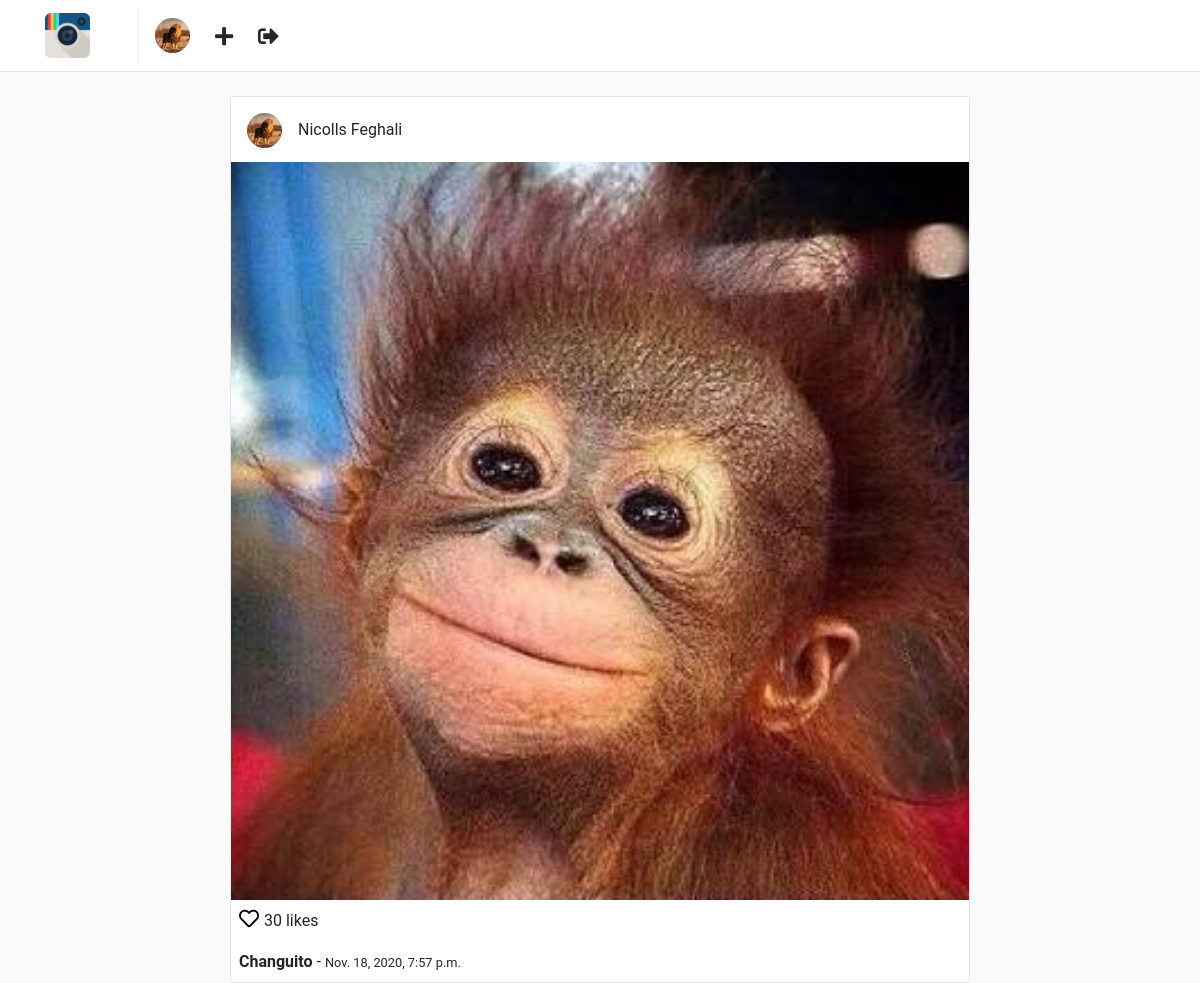
/posts/1/ (signed in), run on the app's committed database.
### users/models.py (models this page shows, shortened)
class Profile(models.Model):
    user= models.OneToOneField(User,on_delete=models.CASCADE)
    website = models.URLField(max_length=200, blank=True)
    biography = models.TextField(blank=True)
    phone_number = models.CharField(max_length=20,blank=True)
    picture = models.ImageField(
        upload_to='users/pictures',
        blank=True,
        null=True
    )
    created = models.DateField(auto_now_add=True)
    modified = models.DateTimeField(auto_now=True)

### posts/models.py (models this page shows, shortened)
class Post(models.Model):
    user = models.ForeignKey(User, on_delete=models.CASCADE)
    profile = models.ForeignKey('users.Profile', on_delete=models.CASCADE)
    title = models.CharField(max_length=255)
    photo = models.ImageField(upload_to='posts/photos')
    created = models.DateTimeField(auto_now_add=True)
    modified = models.DateTimeField(auto_now=True)

### posts/views.py (the view)
class PostDetailView(LoginRequiredMixin, DetailView):
    template_name = 'posts/detail.html'
    queryset = Post.objects.all()
    context_object_name = 'post'

### templates/posts/detail.html (shortened to what this page needs)
{% extends "base.html" %}
{% block container %}
    <div class="container">
        <div class="row">
            {% include "posts/post_card.html" %}
        </div>
    </div>
{% endblock %}

### templates/nav.html
{% load static %}
<nav class="navbar navbar-expand-lg fixed-top" id="main-navbar">
    <div class="container">
        <a class="navbar-brand pr-5" style="border-right: 1px solid #efefef;" href="{% url "posts:feed" %}">
            <img src="{% static "img/instagram.png" %}" height="45" class="d-inline-block align-top"/>
        </a>
        <div class="collapse navbar-collapse">
            <ul class="navbar-nav mr-auto">
                <li class="nav-item">
                    <a href="{% url "users:detail" request.user.username %}">
                        {% if request.user.profile.picture %}
                            <img src="{{ request.user.profile.picture.url }}" height="35" class="d-inline-block align-top rounded-circle"/>
                        {% else %}
                            <img src="{% static 'img/default-profile.png' %}" height="35" class="d-inline-block align-top rounded-circle"/>
                        {% endif %}
                    </a>
                </li>
                <li class="nav-item nav-icon">
                    <a href="{% url "posts:create" %}">
                        <i class="fas fa-plus"></i>
                    </a>
                </li>
                <li class="nav-item nav-icon">
                    <a href="{% url "users:logout" %}">
                        <i class="fas fa-sign-out-alt"></i>
                    </a>
                </li>
            </ul>
        </div>
    </div>
</nav>

### templates/posts/post_card.html
<div class="col-sm-12 col-md-8 offset-md-2 mt-5 p-0 post-container">
    <div class="media pt-3 pl-3 pb-1">
        <a href="{% url "users:detail" post.user.username %}">
            <img class="mr-3 rounded-circle" height="35" src="{{ post.profile.picture.url }}" alt="{{ post.user.get_full_name }}">
        </a>
        <div class="media-body">
            <p style="margin-top: 5px;">{{ post.user.get_full_name  }}</p>
        </div>
    </div>
    <img style="width: 100%;" src="{{ post.photo.url }}" alt="{{ post.title }}">
    <p class="mt-1 ml-2" >
        <a href="" style="color: #000; font-size: 20px;">
            <i class="far fa-heart"></i>
        </a> 30 likes
    </p>
    <p class="ml-2 mt-0 mb-2">
        <b>{{ post.title }}</b> - <small>{{ post.created }}</small>
    </p>
</div>

### static/css/main.css (style rules this page uses)
html, body { background: #fafafa; height: 100%; width: 100%; font-family: 'Roboto', sans-serif; }
#main-navbar { background: #fff; border-bottom: 1px solid rgba(0,0,0,.0975); }
.post-container { background: #fff; border: 1px solid #e6e6e6; border-radius: 3px; }
.nav-icon a { color: #262626; font-size: 1.3em; display: block; margin-top: .2em; margin-left: 1.2em; font-weight: 100; }

### data on the page
Post: profile.picture (picture), user.get_full_name "Nicolls Feghali", photo (picture), title "Changuito", created "Nov. 18, 2020, 7:57 p.m."
